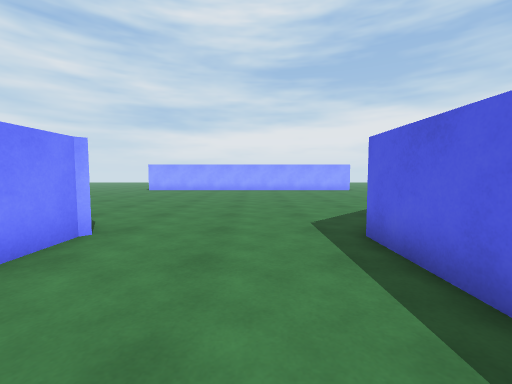
[1] (above)

19 first-person views from a walk through a scene from a Unity 3-D project. The camera is 1.2 m above the floor, tilts 4° down and sees 90° across. The floor is counted in squares, 1 m on a side. Each view is taken from the middle of a square. On the plan, view 1 faces up. The plan holds only what a view shows up to about 12 squares ahead; the rest is blank. The place goes on beyond the plan. The player character is not drawn.

[2]
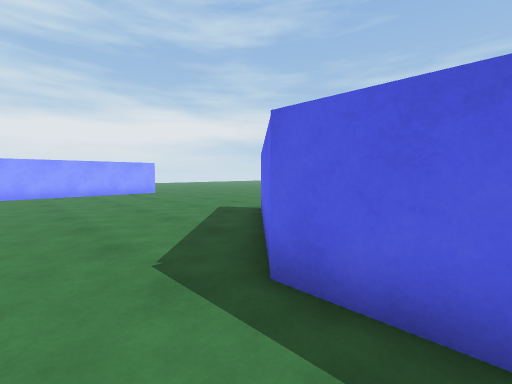

[3]
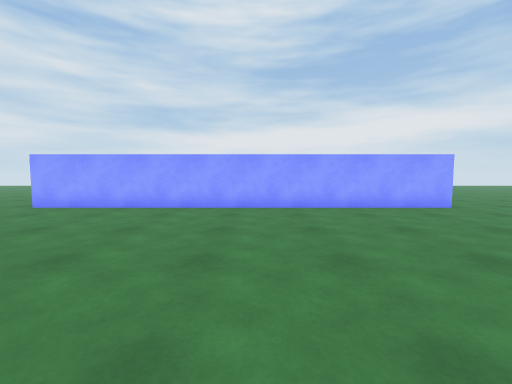

[4]
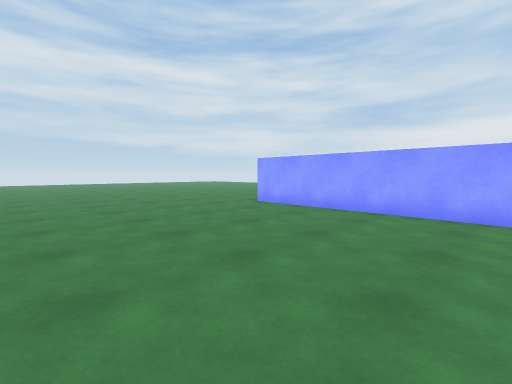

[5]
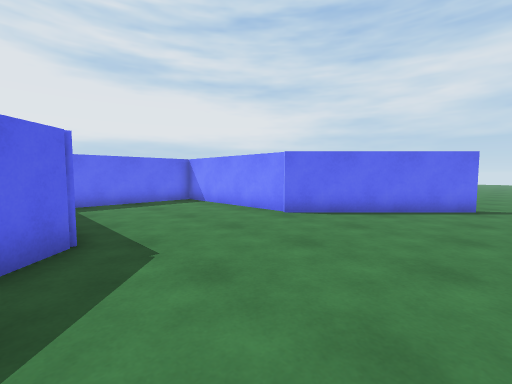

[6]
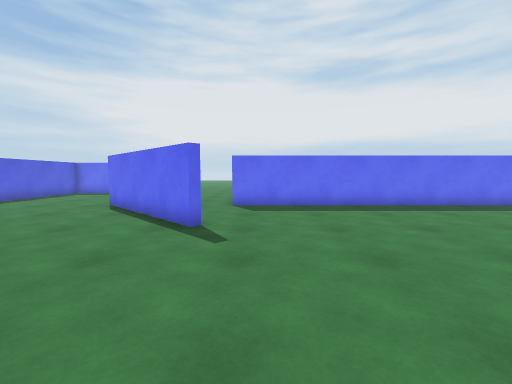

[7]
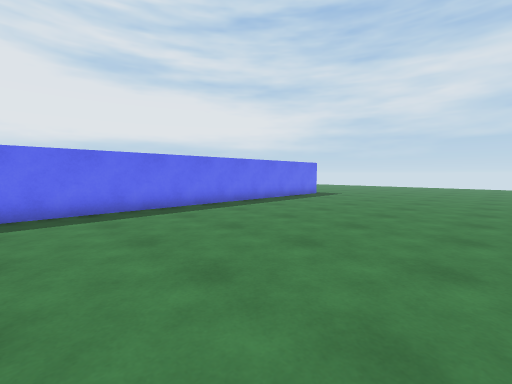

[8]
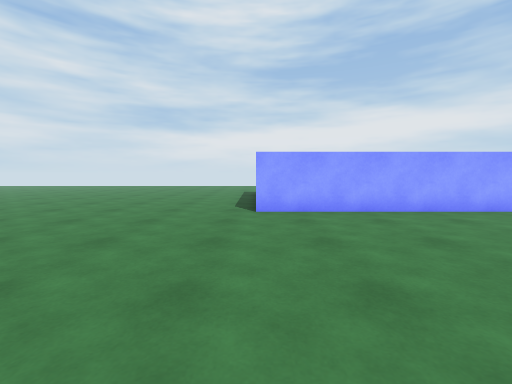

[9]
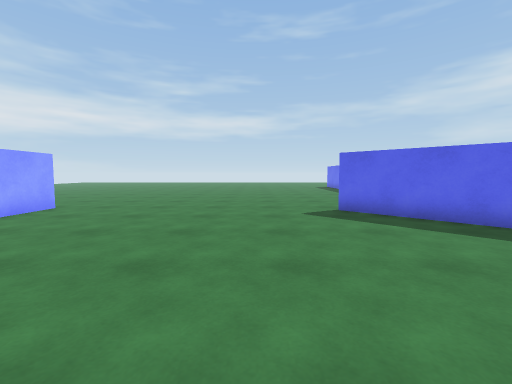

[10]
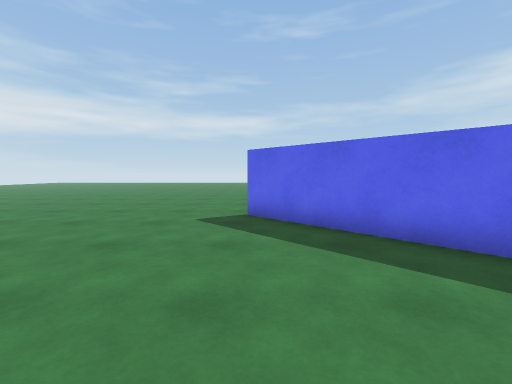

[11]
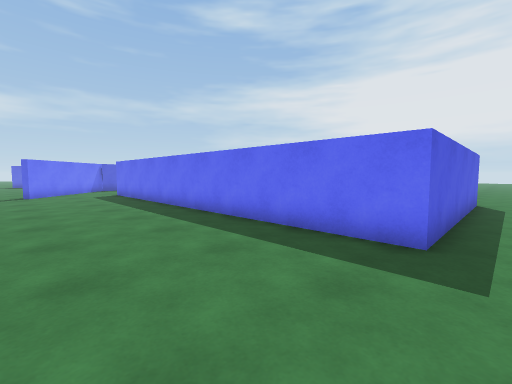

[12]
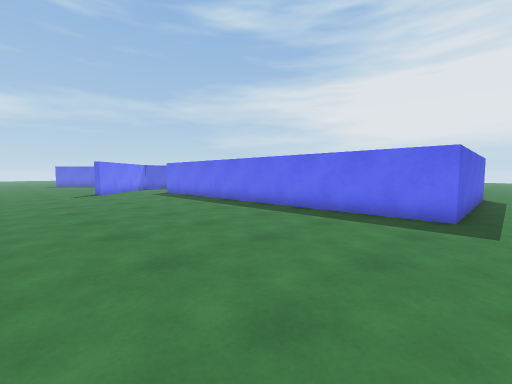

[13]
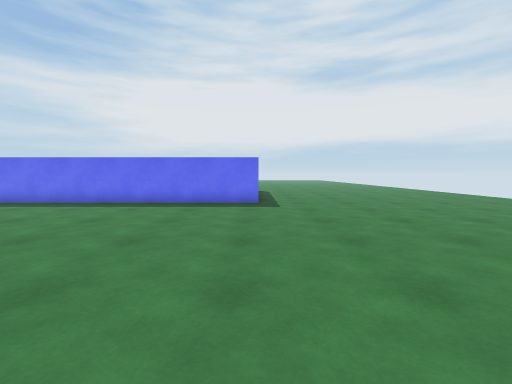

[14]
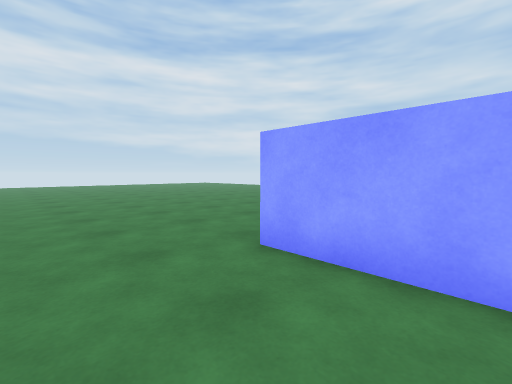

[15]
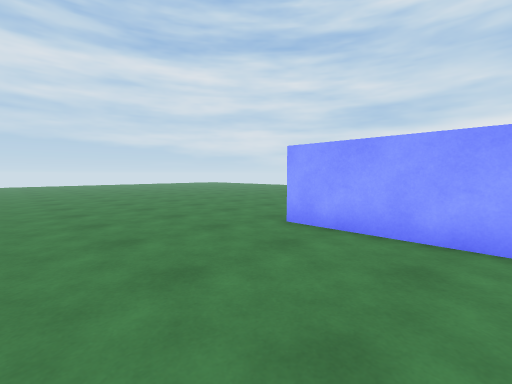

[16]
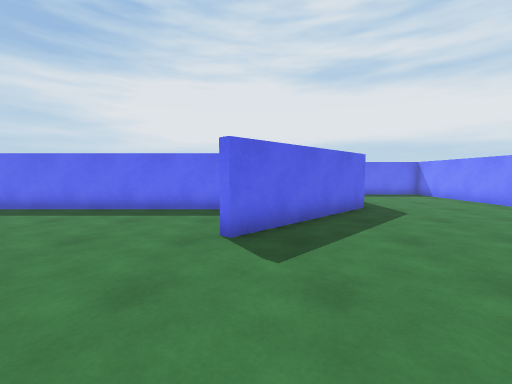

[17]
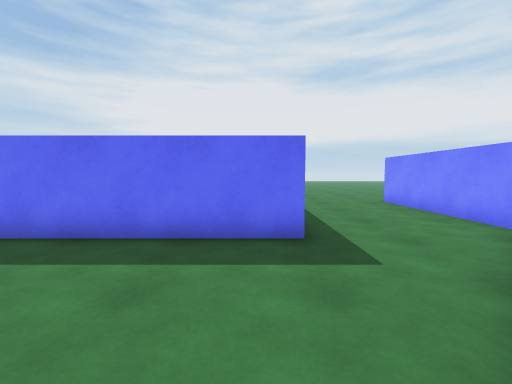

[18]
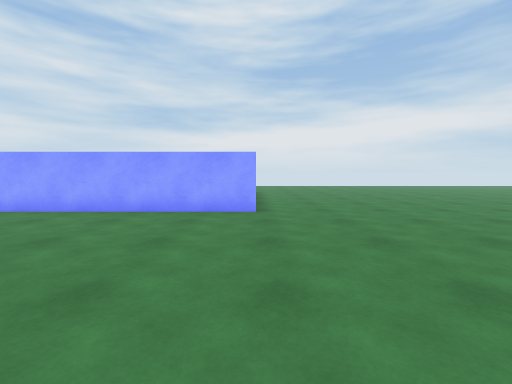

[19]
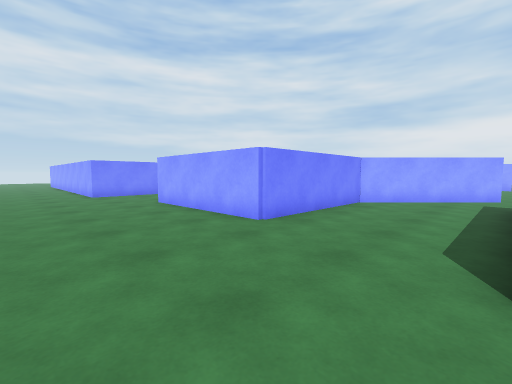

### Floor plan
Key: @ floor where view 1 was taken; # wall or solid block; . floor; ^ raised ledge.
Columns run from 24 left of view 1 to 11 right of it. Each row starts with its distance up from view 1.
 23      ...........                ....
 22      ...........^              ^....
 21       ..........^              ^....
 20       ..........^              ^....
 19      ...........^^^^^^^^^^^^^^^^....
 18     ................................
 17    .................................
 16  . .................................
 15 ....................................
 14 ....................................
 13 ....................................
 12 ....................................
 11 ....................................
 10 ....................................
  9 .................#............#.....
  8 .................##..........##.....
  7 ..................##........##......
  6 .................. ##......##.......
  5 .^^^^^^^^^^^^^^^^.  #.....##...^^^^^
  4 .^              ^.  #.....#....^
  3 .^                  #.....#....^
  2 .^                  #.....#....^
  1 .^                  #.....#....^
  0 .^                  #...@.#....^
 -1 .^                 .#######....^
 -2 .^                .............^
 -3 ..               ..............
 -4 ..              ................
 -5 ..             .................
 -6 ..             .................

Positions as (right, up) in squares from view 1, and headings:
1: (0, 0), facing up
2: (0, 3), facing up-right
3: (0, 10), facing up
4: (0, 11), facing up-left
5: (3, 10), facing down-left
6: (-9, 15), facing down
7: (-9, 14), facing down-left
8: (-8, 11), facing up
9: (-2, 12), facing right
10: (-1, 9), facing right
11: (-24, 10), facing down-right
12: (-24, 13), facing down-right
13: (-23, 16), facing down
14: (-5, 16), facing up-left
15: (-4, 14), facing up-left
16: (6, 14), facing down
17: (8, 10), facing down
18: (7, 11), facing up
19: (7, -6), facing up-left
